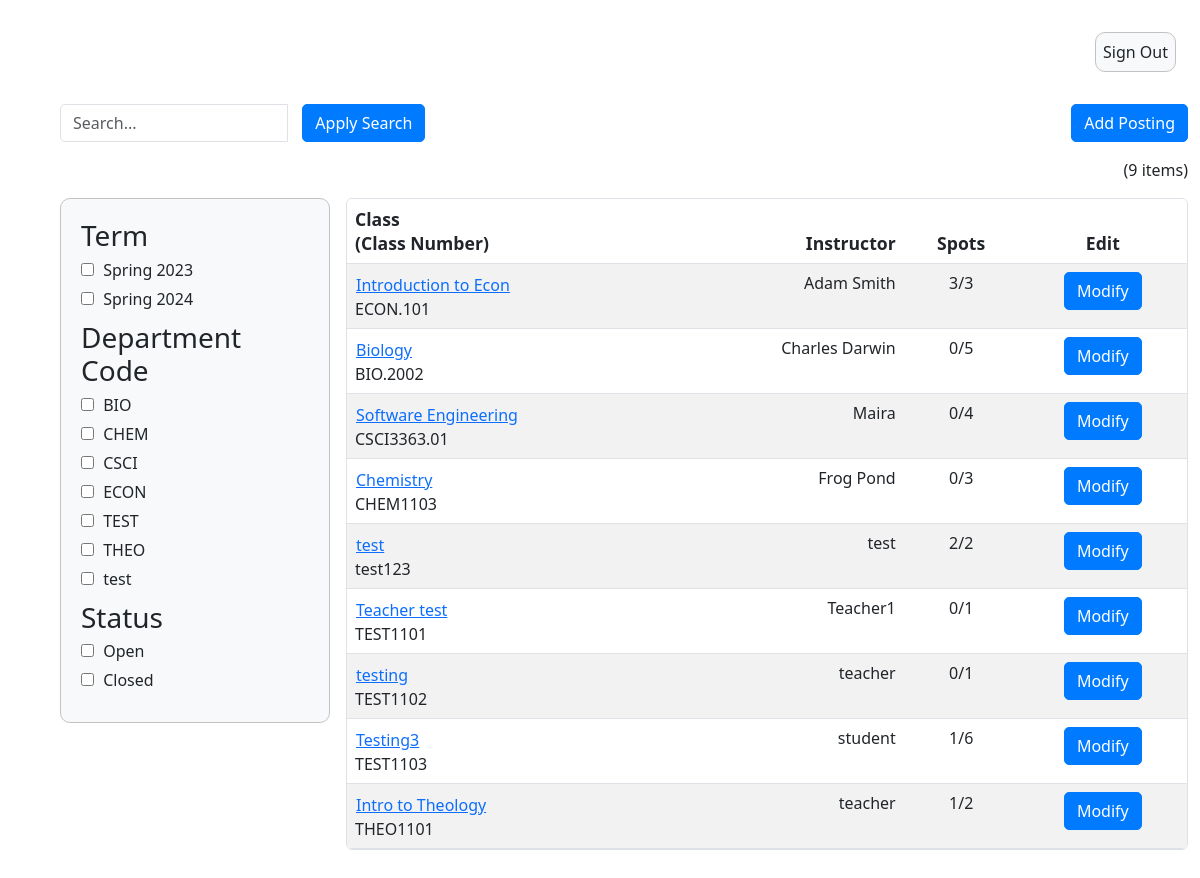
Page /admin_summary/ on the earlier database version.
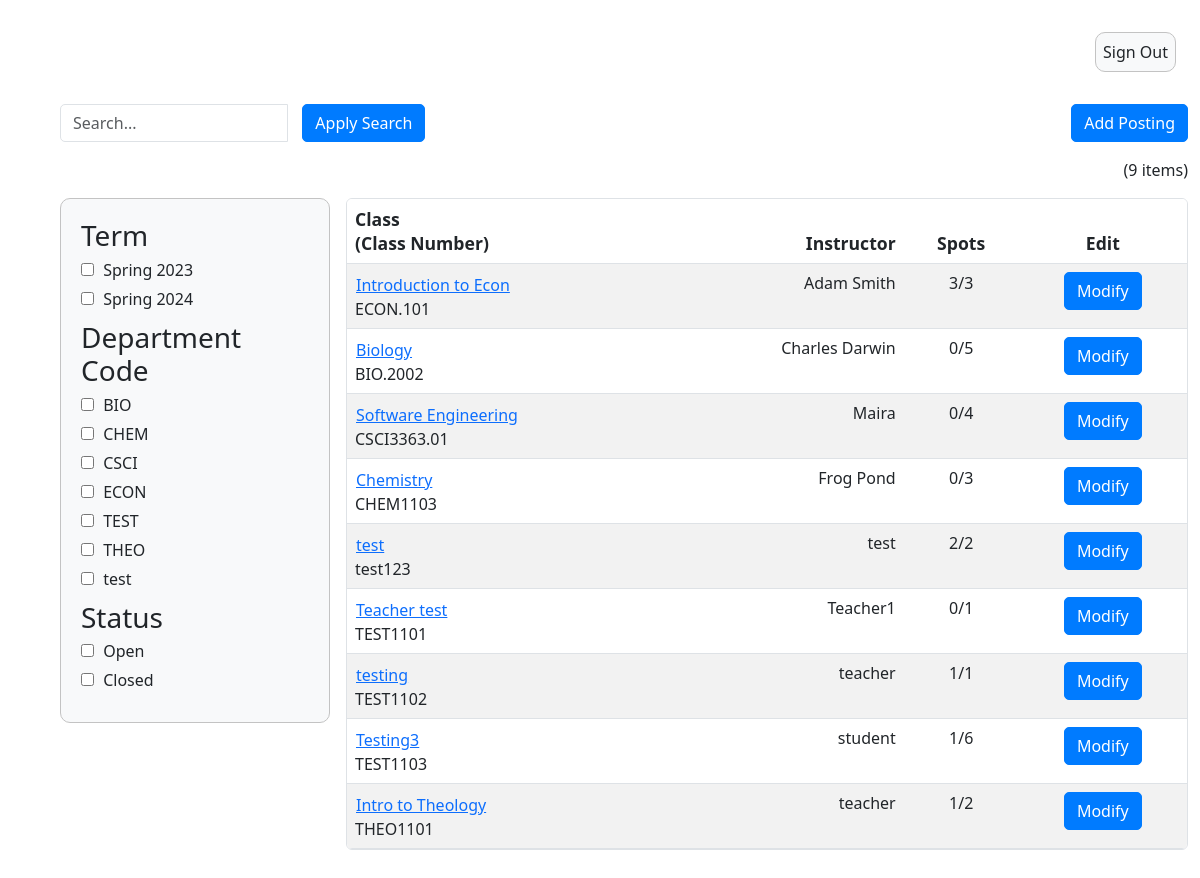
Same page on the later database version.
### InstructorAddCourse/models.py (models this page shows)
class InstructorAddCourse(models.Model):
	course_instructor = models.ForeignKey(User, on_delete=models.CASCADE)
	course_name = models.CharField(max_length=255)
	course_number = models.CharField(max_length=255)
	course_instructor = models.CharField(max_length=255)
	description = models.CharField(max_length=800)
	total_time_commitment = models.DecimalField(max_digits=2, decimal_places=0, validators=[MinValueValidator(0)], default=0)
	has_discussion = models.CharField(choices=[('yes', 'Yes'),('no', 'No')], max_length=50, default='')
	num_ta_needed = models.DecimalField(max_digits=2, decimal_places=0, validators=[MinValueValidator(0)], default=0)
	curr_num_ta = models.IntegerField(default=0)
	graded_meeting = models.CharField(choices=[('yes', 'Yes'),('no', 'No')], max_length=50, default='')
	office_hours = models.DecimalField(max_digits=2, decimal_places=0, validators=[MinValueValidator(0)], default=0)
	other_info = models.CharField(max_length=800, default=None)
	term = models.CharField(default=get_default_term(), max_length=100)

### adminSummary/views.py (the view)
# urls.py: path('admin_summary/', admin_summary_view),
def admin_summary_view(response):
    search_query = response.GET.get('q', '')
    term_filter = response.GET.get('term', '')
    status_filter = response.GET.get('status', '')
    dept_filter = response.GET.get('dept-code', '')
    course_objects = InstructorAddCourse.objects.all()
    applied_filters = []
    if search_query:
        course_objects = course_objects.filter(
            course_name__icontains=search_query)
        applied_filters.append(('q', search_query))
    if term_filter:
        if term_filter in term_keys:
            course_objects = [course for course in course_objects if get_term(
                course) == term_filter]
            applied_filters.append(('term', term_filter))
    if dept_filter:
        if dept_filter in dept_keys:
            course_objects = [course for course in course_objects if get_dept(
                course) == dept_filter]
            applied_filters.append(('dept-code', dept_filter))
    if status_filter:
        if status_filter in status_keys:
            course_objects = [course for course in course_objects if get_status(
                course) == status_filter]
            applied_filters.append(('status', status_filter))
    else:
        applied_filters = [f for f in applied_filters if f[0] != 'status']
    applications = []
    if 'course_number' in response.session:
        course_number = response.session['course_number']
        applications = Application.objects.filter(course_number=course_number).exclude(student_response='A')
        del response.session['course_number']
    course_count = len(course_objects)
    context = {'course_objects': course_objects,
               'course_count': course_count, 'applied_filters': applied_filters,
               'term_keys': term_keys, 'dept_keys': dept_keys,
               'applications': applications}
    return render(response, "adminSummary.html", context)

### templates/adminSummary.html (shortened to what this page needs)
{% extends 'appbase.html' %} {% block content %} {% load static %} {% load static admin_templatetags %}
<!DOCTYPE html>
<html>
  <head>
    <link rel="stylesheet" href="{% static 'adminSummary.css' %}" />
  </head>
  <body>
    <div class="container-fluid">
      <form method="get">
      <div class="row">
        <div class="col-md-4">
            <div class="input-group">
              <input
                type="text"
                class="form-control"
                id="search"
                name="q"
                placeholder="Search..."
              />
              <div class="input-group-btn input-space">
                <button type="submit" class="btn btn-primary">
                  Apply Search
                </button>
              </div>
            </div>
        </div>
        <div class="col-md-4">
        </div>
        <div class="col-md-4">
          <div class="text-end">
            <a href="{% url 'add_course' %}" id="add-posting-btn" class="btn btn-primary">
              Add Posting
            </a>
          </div>
        </div>
      </div>
      <div class="row" id="item-row">
        <div class="col-sm">
          <div class="text-end">({{course_count}} items)</div>
        </div>
      </div>
      <div class="row">
        <div class="col-sm-3">
          <div class="filter-box">
            <div class="filter-group">
              <h3>Term</h3>
              {% for term in term_keys %}
              <label>
                <input type="checkbox" name="term" value="{{ term }}" /> {{ term }}
              </label>
              {% endfor %}
            </div>
            <div class="filter-group">
              <h3>Department Code</h3>
              {% for dept in dept_keys %}
              <label>
                <input type="checkbox" name="dept-code" value="{{ dept }}" /> {{ dept }}
              </label>
              {% endfor %}
            </div>
            <div class="filter-group">
              <h3>Status</h3>
              <label>
                <input type="checkbox" name="status" value="Open"/> Open
            </label>
            <label>
                <input type="checkbox" name="status" value="Closed"/> Closed
            </label>
            </div>
          </div>
        </div>
        <div class="col-sm-9">
          <table class="table table-striped table-hover rounded overflow-hidden">
            <thead>
              <tr>
                <th>Class<br />(Class Number)</th>
                <th class="text-end">Instructor</th>
                <th class="text-center">Spots</th>
                <th class="text-center">Edit</th>
              </tr>
            </thead>
            <tbody id="table-body">
              {% for course in course_objects %}
              <form method="post" action="{% url 'show_applications' %}">
                <tr>
                  <td>
                    <button type="submit" class="btn btn-link p-0 m-0 text-start course-name-button">{{ course.course_name }}</button>
                    <br />{{ course.course_number }}
                  </td>
                  <td class="text-end">{{ course.course_instructor }}</td>
                  <td class="text-center">
                    {{course.curr_num_ta}}/{{ course.num_ta_needed }}
                  </td>
                  <td class="text-center">
                    <a href="{% url 'edit_course' course.id %}" class="btn btn-primary">Modify</a>
                  </td>
                </tr>
              </form>
            {% endfor %}
            </tbody>
          </table>
        </div>
      </div>
    </form>
  </div>
</body>
</html>
{% endblock %}

Differences in the rows shown:
changed InstructorAddCourse "testing": curr_num_ta "0" → "1"
